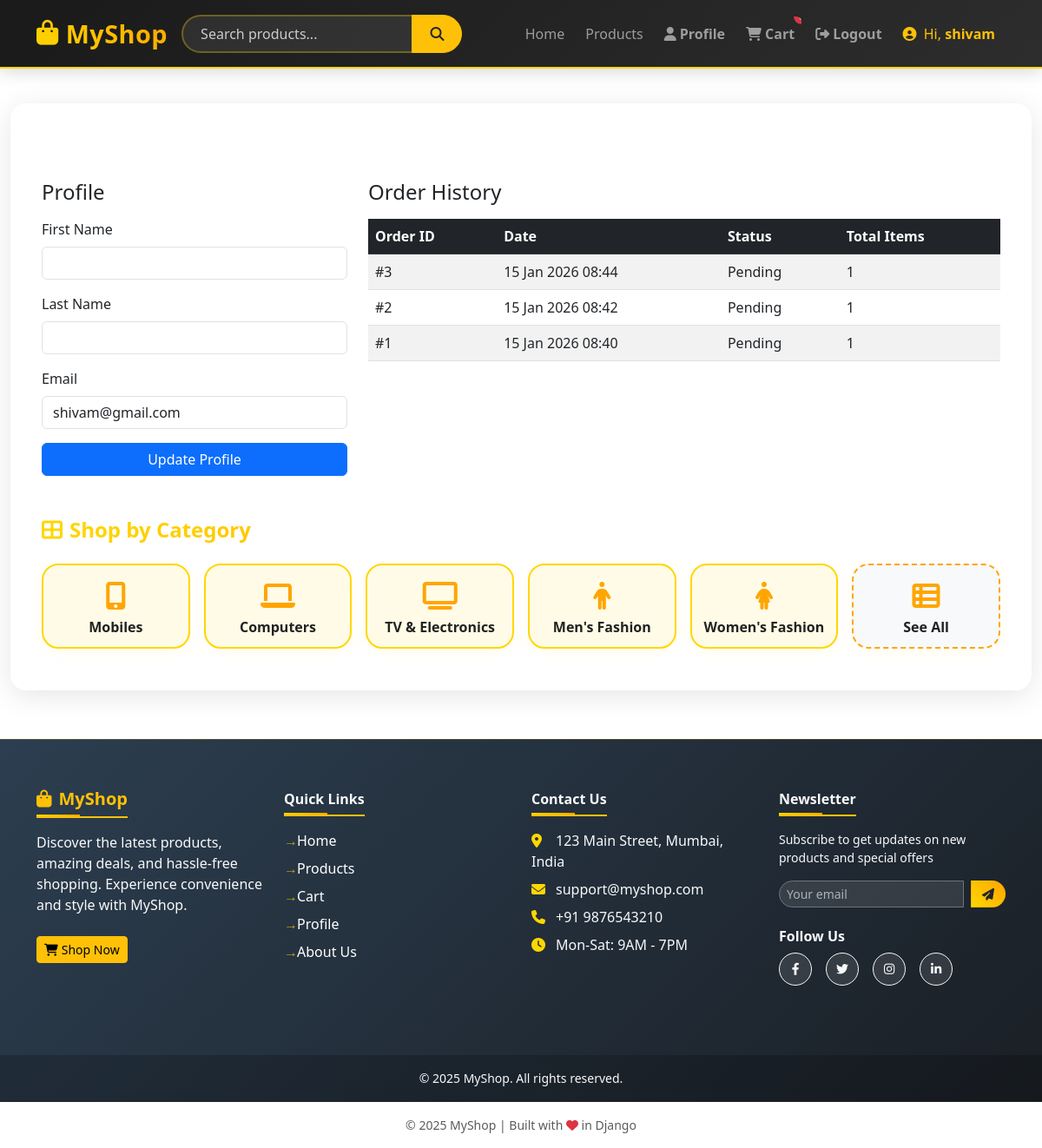
Screenshot of /profile/ (signed in) with the database file from the repository.
### shop/models.py (models this page shows, shortened)
class User(AbstractUser):
    phone = models.CharField(max_length=15, blank=True, null=True)

class Order(models.Model):
    user = models.ForeignKey(settings.AUTH_USER_MODEL, on_delete=models.CASCADE)
    full_name = models.CharField(max_length=255)
    email = models.EmailField()
    address = models.TextField()
    city = models.CharField(max_length=100)
    postal_code = models.CharField(max_length=20)
    created_at = models.DateTimeField(auto_now_add=True)
    is_paid = models.BooleanField(default=False)

### shop/views.py (the view, shortened to what this page needs)
# urls.py: path("profile/", views.profile_view, name="profile"),
@login_required
def profile_view(request):
    user = request.user
    orders = user.order_set.all().order_by('-created_at')
    context = {
        "user": user,
        "orders": orders,
    }
    return render(request, "profile.html", context)

### shop/templates/profile.html (shortened to what this page needs)
{% extends "base.html" %}
{% load static %}
{% block content %}
<div class="container mt-4">
  <div class="row g-4 mt-3">
    <div class="col-12 col-md-4">
      <h4 class="mb-3">Profile</h4>
      <form method="post">
        <div class="mb-3">
          <label for="first_name" class="form-label">First Name</label>
          <input type="text" id="first_name" name="first_name" class="form-control" value="{{ user.first_name }}">
        </div>
        <div class="mb-3">
          <label for="last_name" class="form-label">Last Name</label>
          <input type="text" id="last_name" name="last_name" class="form-control" value="{{ user.last_name }}">
        </div>
        <div class="mb-3">
          <label for="email" class="form-label">Email</label>
          <input type="email" id="email" name="email" class="form-control" value="{{ user.email }}">
        </div>
        <button class="btn btn-primary w-100">Update Profile</button>
      </form>
    </div>
    <div class="col-12 col-md-8">
      <h4 class="mb-3">Order History</h4>
      {% if orders %}
      <div class="table-responsive">
        <table class="table table-striped align-middle">
          <thead class="table-dark">
            <tr>
              <th>Order ID</th>
              <th>Date</th>
              <th>Status</th>
              <th>Total Items</th>
            </tr>
          </thead>
          <tbody>
            {% for order in orders %}
            <tr>
              <td>#{{ order.id }}</td>
              <td>{{ order.created_at|date:"d M Y H:i" }}</td>
              <td>{% if order.is_paid %}Paid{% else %}Pending{% endif %}</td>
              <td>{{ order.items.count }}</td>
            </tr>
            {% endfor %}
          </tbody>
        </table>
      </div>
      {% else %}
        <p>No orders found.</p>
      {% endif %}
    </div>
  </div>
    <div class="mt-5 animate__animated animate__fadeInUp">
      <h4 class="mb-4 fw-bold text-gradient"><i class="fas fa-th-large me-2"></i>Shop by Category</h4>
      <div class="row g-3">
        <div class="col-6 col-md-4 col-lg-2">
          <a href="/category/mobiles/" class="category-btn">
            <i class="fas fa-mobile-alt fa-2x mb-2"></i><br>Mobiles
          </a>
        </div>
        <div class="col-6 col-md-4 col-lg-2">
          <a href="/category/computers/" class="category-btn">
            <i class="fas fa-laptop fa-2x mb-2"></i><br>Computers
          </a>
        </div>
        <div class="col-6 col-md-4 col-lg-2">
          <a href="/category/tv-appliances-electronics/" class="category-btn">
            <i class="fas fa-tv fa-2x mb-2"></i><br>TV & Electronics
          </a>
        </div>
        <div class="col-6 col-md-4 col-lg-2">
          <a href="/category/mens-fashion/" class="category-btn">
            <i class="fas fa-male fa-2x mb-2"></i><br>Men's Fashion
          </a>
        </div>
        <div class="col-6 col-md-4 col-lg-2">
          <a href="/category/womens-fashion/" class="category-btn">
            <i class="fas fa-female fa-2x mb-2"></i><br>Women's Fashion
          </a>
        </div>
        <div class="col-6 col-md-4 col-lg-2">
          <a href="/categories/" class="category-btn category-btn-secondary">
            <i class="fas fa-th-list fa-2x mb-2"></i><br>See All
          </a>
        </div>
      </div>
    </div>
{% endblock %}

### shop/templates/base.html (shortened to what this page needs)
{% load static %}
<!DOCTYPE html>
<html lang="en">
<head>
  <link href="https://cdn.jsdelivr.net/npm/bootstrap@5.3.0/dist/css/bootstrap.min.css" rel="stylesheet">
  <link rel="stylesheet" href="https://cdnjs.cloudflare.com/ajax/libs/font-awesome/6.4.0/css/all.min.css">
  <link rel="stylesheet" href="{% static 'css/style.css' %}">
</head>
<body class="d-flex flex-column min-vh-100">
<nav class="navbar navbar-expand-lg navbar-dark navbar-sticky">
  <div class="container">
    <a class="navbar-brand fw-bold me-3" href="/">
      <i class="fas fa-shopping-bag me-2"></i>MyShop
    </a>
    <form method="get" action="{% url 'product_list' %}"
          class="d-flex search-form mx-auto flex-grow-1 me-3 position-relative">
      <input class="form-control search-input me-2"
             type="search" name="q" placeholder="Search products..."
             aria-label="Search" autocomplete="off"
             value="{{ search_query }}">
      <button class="btn btn-warning text-dark fw-bold" type="submit">
        <i class="fas fa-search"></i>
      </button>
    </form>
    <div class="collapse navbar-collapse" id="navbarNav">
  <ul class="navbar-nav ms-auto align-items-center">
      <li class="nav-item">
        <a href="/" class="nav-link">Home</a>
      </li>
      <li class="nav-item">
        <a href="/products/" class="nav-link">Products</a>
      </li>
      <li class="nav-item">
        <a class="nav-link btn btn-outline-warning btn-sm mx-1" href="{% url 'profile' %}">
          <i class="fas fa-user me-1"></i>Profile
        </a>
      </li>
      <li class="nav-item position-relative">
      <a class="nav-link btn btn-warning btn-sm mx-1" href="{% url 'cart' %}">
        <i class="fas fa-shopping-cart me-1"></i>Cart
        <span class="position-absolute top-0 start-100 translate-middle badge rounded-pill bg-danger cart-badge">
        </span>
      </a>
    </li>
     <li class="nav-item">
        <a class="nav-link btn btn-outline-danger btn-sm mx-1" href="{% url 'logout' %}">
          <i class="fas fa-sign-out-alt me-1"></i>Logout
        </a>
      </li>
      {% if user.is_authenticated %}
      <li class="nav-item">
        <span class="nav-link text-warning">
          <i class="fas fa-user-circle me-1"></i>
          Hi, <strong>{{ user.username }}</strong>
        </span>
      </li>
    {% endif %}
  </ul>
</div>
  </div>
</nav>
  <main class="container-fluid py-4 flex-grow-1 fade-in">
    <div class="main-card mx-auto">
      {% block content %}{% endblock %}
    </div>
  </main>
<footer>
  <div class="container py-4">
    <div class="row">
      <div class="col-lg-3 col-md-6 mb-4 footer-col">
        <h5 class="fw-bold text-warning footer-title">
          <i class="fas fa-shopping-bag me-2"></i>MyShop
        </h5>
        <p class="text-light">
          Discover the latest products, amazing deals, and hassle-free shopping.
          Experience convenience and style with MyShop.
        </p>
        <a href="/products/" class="btn btn-warning btn-sm mt-2">
          <i class="fas fa-shopping-cart me-1"></i>Shop Now
        </a>
      </div>
      <div class="col-lg-3 col-md-6 mb-4 footer-col">
        <h6 class="fw-bold text-light footer-title">Quick Links</h6>
        <ul class="list-unstyled">
          <li><a href="/" class="footer-link">Home</a></li>
          <li><a href="/products/" class="footer-link">Products</a></li>
          <li><a href="/cart/" class="footer-link">Cart</a></li>
          <li><a href="/profile/" class="footer-link">Profile</a></li>
          <li><a href="/about/" class="footer-link">About Us</a></li>
        </ul>
      </div>
      <div class="col-lg-3 col-md-6 mb-4 footer-col">
        <h6 class="fw-bold text-light footer-title">Contact Us</h6>
        <div class="text-light contact-info">
          <p class="mb-2"><i class="fas fa-map-marker-alt me-2"></i>123 Main Street, Mumbai, India</p>
          <p class="mb-2"><i class="fas fa-envelope me-2"></i>support@myshop.com</p>
          <p class="mb-2"><i class="fas fa-phone me-2"></i>+91 9876543210</p>
          <p class="mb-0"><i class="fas fa-clock me-2"></i>Mon-Sat: 9AM - 7PM</p>
        </div>
      </div>
      <div class="col-lg-3 col-md-6 mb-4 footer-col">
        <h6 class="fw-bold text-light footer-title">Newsletter</h6>
        <p class="text-light small">
          Subscribe to get updates on new products and special offers
        </p>
        <form class="d-flex mb-3 newsletter-form">
          <input type="email" class="form-control form-control-sm newsletter-input" placeholder="Your email" required>
          <button type="submit" class="btn newsletter-btn btn-sm bg-warning text-dark ms-2">
            <i class="fas fa-paper-plane"></i>
          </button>
        </form>
        <h6 class="fw-bold text-light mt-4 mb-2">Follow Us</h6>
        <div class="d-flex gap-2 social-buttons">
          <a href="#" class="btn btn-outline-light btn-sm rounded-circle social-btn"><i class="fab fa-facebook-f"></i></a>
          <a href="#" class="btn btn-outline-light btn-sm rounded-circle social-btn"><i class="fab fa-twitter"></i></a>
          <a href="#" class="btn btn-outline-light btn-sm rounded-circle social-btn"><i class="fab fa-instagram"></i></a>
          <a href="#" class="btn btn-outline-light btn-sm rounded-circle social-btn"><i class="fab fa-linkedin-in"></i></a>
        </div>
      </div>
    </div>
  </div>
  <div class="copyright text-center">
    <p class="mb-0 text-light small">© 2025 MyShop. All rights reserved.</p>
  </div>
</footer>
    <div class="text-center py-3 border-top border-dark">
      <p class="mb-0 text-muted small">
        © 2025 MyShop | Built with <i class="fas fa-heart text-danger"></i> in Django
      </p>
    </div>
</body>
</html>

### static/css/style.css (style rules this page uses)
body { font-family: 'Segoe UI', Tahoma, Geneva, Verdana, sans-serif; }
.navbar-brand { font-size: 1.5rem; }

### shop/templates/base.html (style rules this page uses)
.fade-in { animation: fadeIn 0.8s cubic-bezier(0.4,0,0.2,1); }
.navbar { border-bottom: 2px solid #FFD700; box-shadow: 0 2px 12px rgba(255,215,0,0.07); }
.nav-link { position: relative; overflow: hidden; }
.nav-link::after { content: ''; position: absolute; left: 0; bottom: 0; width: 100%; height: 2px; background: linear-gradient(90deg, #FFD700, #FFA500); transform: scaleX(0); transition: transform 0.3s; }
.social-btn { transition: transform 0.2s, box-shadow 0.2s; }
.main-card { background: rgba(255,255,255,0.04); border-radius: 18px; box-shadow: 0 6px 32px rgba(0,0,0,0.10); padding: 2.5rem 1.5rem; margin-bottom: 2rem; }
.navbar { background: linear-gradient(135deg, #1a1a1a 0%, #2d2d2d 100%) !important; box-shadow: 0 4px 18px rgba(0, 0, 0, 0.15); padding: 12px 0; transition: all 0.3s ease; }
.navbar-brand { font-size: 1.8rem !important; background: linear-gradient(45deg, #FFD700, #FFA500); -webkit-background-clip: text; -webkit-text-fill-color: transparent; letter-spacing: 0.5px; margin-left: 0 !important; text-align: left !important; display: flex; align-items: center; }
.nav-link { font-weight: 500; border-radius: 6px; margin: 0 4px; transition: all 0.3s ease; }
.nav-link.btn { border-width: 2px; font-weight: 600; transition: all 0.2s; }
.search-form { position: relative; }
.search-form .form-control { border-radius: 50px; padding-left: 20px; border: 2px solid rgba(255, 215, 0, 0.3); background: rgba(255, 255, 255, 0.08); color: #fff; }
.search-form .btn { border-radius: 0 50px 50px 0; position: absolute; right: 0; top: 0; height: 100%; padding: 0 20px; }
.cart-badge { font-size: 0.65rem; padding: 4px 6px; }
footer { background: linear-gradient(to right, #1a1a1a, #2d2d2d); border-top: 1px solid rgba(255, 215, 0, 0.2); margin-top: auto; }
.footer-title { position: relative; padding-bottom: 12px; margin-bottom: 20px; }
.footer-title:after { content: ''; position: absolute; bottom: 0; left: 0; width: 50px; height: 2px; background: linear-gradient(45deg, #FFD700, #FFA500); }
.footer-link { color: #ddd; text-decoration: none; transition: all 0.3s; display: block; margin-bottom: 10px; position: relative; padding-left: 15px; }
.footer-link:before { content: '→'; position: absolute; left: 0; color: #FFD700; transition: all 0.3s; opacity: 0.7; }
.social-btn { width: 38px; height: 38px; display: inline-flex; align-items: center; justify-content: center; border-radius: 50%; background: rgba(255, 255, 255, 0.1); transition: all 0.3s; margin-right: 8px; }
.newsletter-input { background: rgba(255, 255, 255, 0.08); border: 1px solid rgba(255, 215, 0, 0.3); color: #fff; border-radius: 50px 0 0 50px; }
.newsletter-btn { border-radius: 0 50px 50px 0; background: linear-gradient(45deg, #FFD700, #FFA500); color: #000; font-weight: 600; transition: all 0.3s; }
.contact-info i { color: #FFD700; width: 20px; margin-right: 10px; }
.navbar-sticky { position: sticky; top: 0; z-index: 1020; }
.search-input { border-radius: 50px; padding: 0.5rem 1rem; border: 1px solid #495057; background-color: #343a40; color: #fff; transition: all 0.3s ease; }
.search-input::placeholder { color: #ccc; opacity: 1; }
footer { background: linear-gradient(135deg, #2c3e50, #1a1f25); color: #fff; padding: 2rem 0 0; margin-top: auto; }
.footer-title { border-bottom: 2px solid #ffc107; padding-bottom: 0.5rem; margin-bottom: 1rem; display: inline-block; }
.footer-link { color: #fff; text-decoration: none; display: block; margin-bottom: 0.5rem; transition: color 0.3s; }
.contact-info p { margin-bottom: 0.5rem; }
.newsletter-input { background-color: rgba(255, 255, 255, 0.1); border: 1px solid #6c757d; color: white; }
.newsletter-input::placeholder { color: rgba(255, 255, 255, 0.6); }
.newsletter-btn { min-width: 40px; }
.social-btn { width: 38px; height: 38px; display: flex; align-items: center; justify-content: center; transition: all 0.3s; }
.copyright { background-color: rgba(0, 0, 0, 0.2); padding: 1rem 0; margin-top: 2rem; }

### rows the page displays
User: username "shivam", email "shivam@gmail.com"
Order: id "3", created_at "15 Jan 2026 08:44", is_paid "Pending", items.count "1"
Order: id "2", created_at "15 Jan 2026 08:42", is_paid "Pending", items.count "1"
Order: id "1", created_at "15 Jan 2026 08:40", is_paid "Pending", items.count "1"
